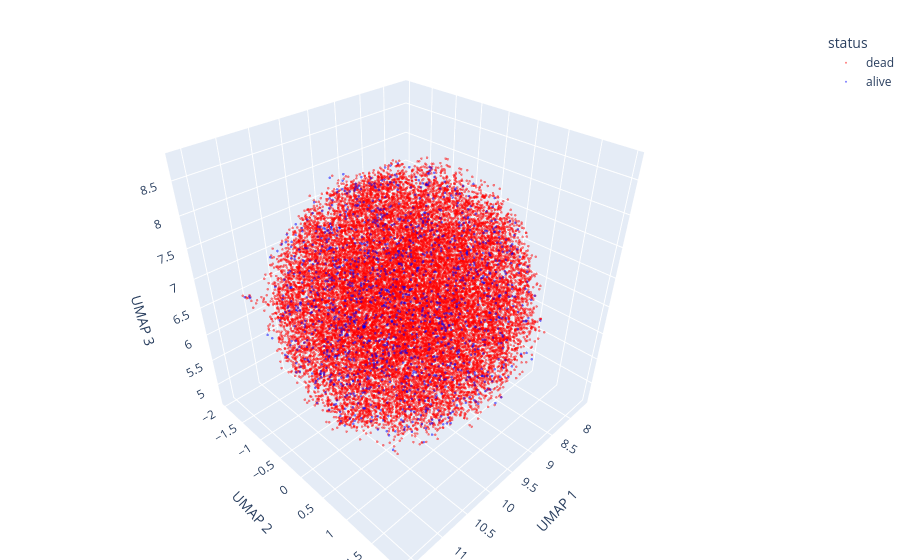

The cell this chart's notebook holds for it:
### Code cell
dead_set = set(dead_neurons_idxs)
df = pd.DataFrame({
    'UMAP 1': embedding[:, 0],
    'UMAP 2': embedding[:, 1],
    'UMAP 3': embedding[:, 2],
    'status': ['dead' if i in dead_set else 'alive' for i in range(len(embedding))]
})

fig = px.scatter_3d(
    df, x='UMAP 1', y='UMAP 2', z='UMAP 3',
    color='status',
    color_discrete_map={'alive': 'blue', 'dead': 'red'},
    opacity=0.5,
)
fig.update_traces(marker_size=1.5)
fig.update_layout(margin=dict(l=0, r=0, b=0, t=30))
fig.show()

### Figure 1 — Plotly figure (JSON) as saved in the notebook; plotly's stock layout.template omitted (floating-point values rounded to 4 significant figures; data arrays with more than 128 entries replaced by an {"elided": "..."} marker saying what was removed)
{"data": [{"hovertemplate": "status=dead<br>UMAP 1=%{x}<br>UMAP 2=%{y}<br>UMAP 3=%{z}<extra></extra>", "legendgroup": "dead", "marker": {"color": "red", "opacity": 0.5, "size": 1.5, "symbol": "circle"}, "mode": "markers", "name": "dead", "scene": "scene", "showlegend": true, "type": "scatter3d", "x": {"elided": "23225 float values"}, "y": {"elided": "23225 float values"}, "z": {"elided": "23225 float values"}}, {"hovertemplate": "status=alive<br>UMAP 1=%{x}<br>UMAP 2=%{y}<br>UMAP 3=%{z}<extra></extra>", "legendgroup": "alive", "marker": {"color": "blue", "opacity": 0.5, "size": 1.5, "symbol": "circle"}, "mode": "markers", "name": "alive", "scene": "scene", "showlegend": true, "type": "scatter3d", "x": {"elided": "1351 float values"}, "y": {"elided": "1351 float values"}, "z": {"elided": "1351 float values"}}], "layout": {"legend": {"title": {"text": "status"}, "tracegroupgap": 0}, "margin": {"b": 0, "l": 0, "r": 0, "t": 30}, "scene": {"domain": {"x": [0, 1], "y": [0, 1]}, "xaxis": {"title": {"text": "UMAP 1"}}, "yaxis": {"title": {"text": "UMAP 2"}}, "zaxis": {"title": {"text": "UMAP 3"}}}}}
